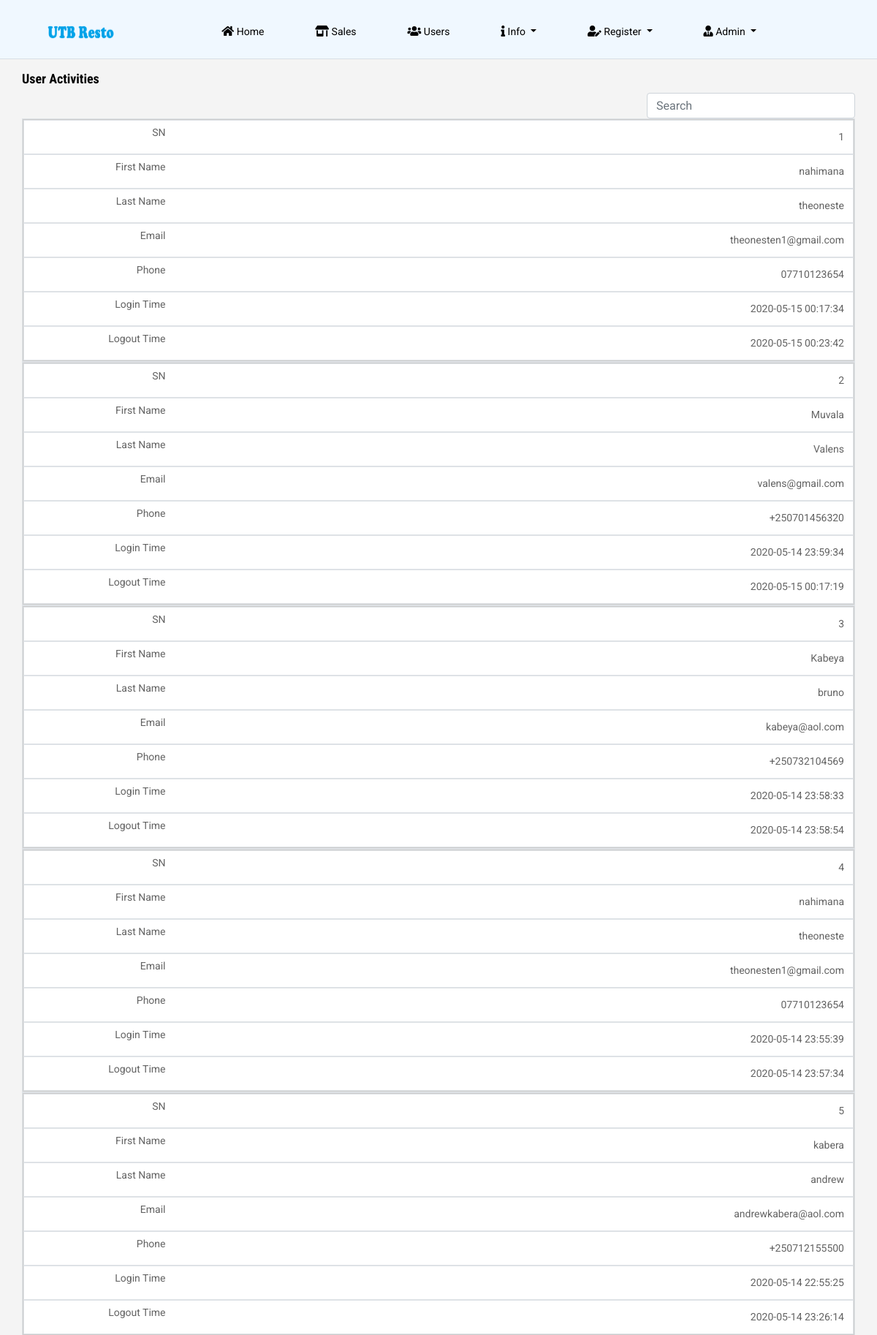
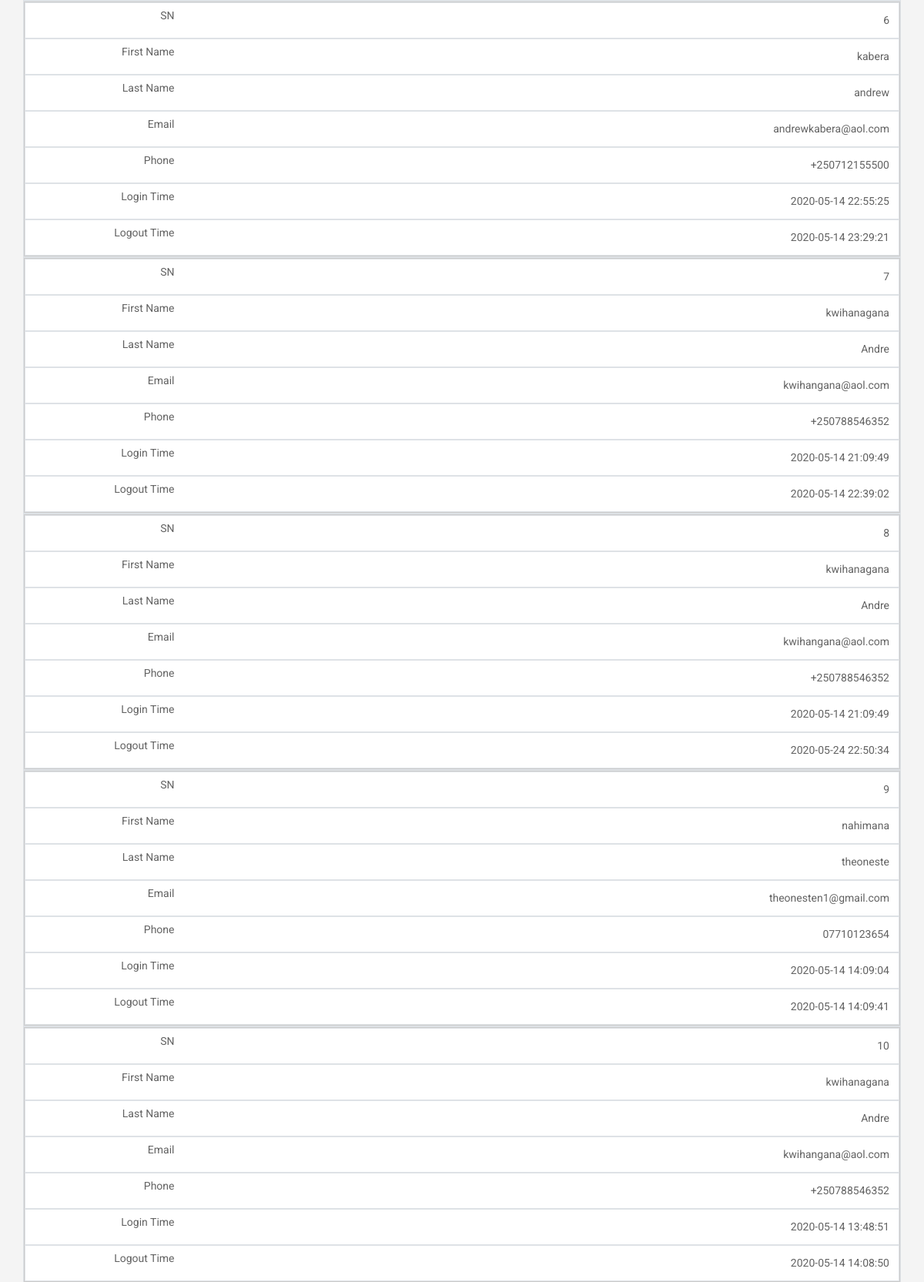
The app's page /log.php (signed in, upper part) with its own data (2 pictures, top to bottom).
### tables this page shows
CREATE TABLE `user_logout` (
  `logout_id` int(11) NOT NULL,
  `user_fname` varchar(20) DEFAULT NULL,
  `user_lname` varchar(20) DEFAULT NULL,
  `user_email` varchar(30) DEFAULT NULL,
  `user_phone` varchar(13) DEFAULT NULL,
  `user_username` varchar(20) DEFAULT NULL,
  `activity_id` int(11) DEFAULT NULL,
  `register_date` timestamp NOT NULL DEFAULT CURRENT_TIMESTAMP ON UPDATE CURRENT_TIMESTAMP
);

CREATE TABLE `users_activity` (
  `activity_id` int(11) NOT NULL,
  `user_fname` varchar(20) NOT NULL,
  `user_lname` varchar(20) NOT NULL,
  `user_email` varchar(50) NOT NULL,
  `user_phone` varchar(13) NOT NULL,
  `user_username` varchar(20) NOT NULL,
  `user_id` int(11) NOT NULL,
  `register_date` timestamp NOT NULL DEFAULT CURRENT_TIMESTAMP ON UPDATE CURRENT_TIMESTAMP
);

### log.php (the view, shortened to what this page needs)
<!doctype html>
<html lang="en">
<?php
include('config.php');
$session = $_SESSION['name'];
$sel_admin = mysqli_query($con, "select user_type,status from admin where admin_name = '$session'");
while($row = mysqli_fetch_array($sel_admin)){
   $user_type = $row['user_type'];
    $status = $row['status'];
}
if(!$_SESSION['name']){
header("location: index.php");
}
else if($user_type != 'admin'){
header("location: no-access.php");
}
else if( $status != 'Active'){
    header("location: access-revoked.php");
}
else{
?>
<head>
    <link rel="stylesheet" href="css/bootstrap.min.css">
    <link rel="stylesheet" href="css/animate.css">
    <link rel="stylesheet" href="css/owl.carousel.min.css">
    <link rel="stylesheet" href="css/all.css">
    <link rel="stylesheet" href="css/flaticon.css">
    <link rel="stylesheet" href="css/themify-icons.css">
    <link rel="stylesheet" href="css/magnific-popup.css">
    <link rel="stylesheet" href="css/slick.css">
    <link rel="stylesheet" href="css/style.css">
    <link rel="stylesheet" href="./charts/css/log.css">
  <link href="https://maxcdn.bootstrapcdn.com/font-awesome/latest/css/font-awesome.min.css" rel="stylesheet">
</head>
<body>
<div id="container">
    <div class="head-color">
   <header class="main_menu home_menu">
        <div class="container-fluid">
            <div class="row align-items-center justify-content-center">
                <div class="col-lg-11">
                    <nav class="navbar navbar-expand-lg navbar-light">
                        <a class="navbar-brand" href="home.php"> <img src="img/logo3.png" width="92px" height="21px" alt="logo"> </a>
                        <div class="collapse navbar-collapse main-menu-item" id="navbarSupportedContent">
                            <ul class="navbar-nav">
                                <li class="nav-item">
                                    <a class="nav-link" href="home.php">
                                    <i class="fas fa-home"></i> Home</a>
                                </li>
                                <li class="nav-item">
                                    <a class="nav-link" href="payment.php"><i class="fas fa-store-alt"></i> Sales</a>
                                </li>
                                <li class="nav-item">
                                    <a class="nav-link" href="users.php"><i class="fas fa-users"></i> Users</a>
                                </li>
                                <li class="nav-item dropdown">
                                    <a class="nav-link dropdown-toggle" href="" id="navbarDropdown_2"
                                        role="button" data-toggle="dropdown" aria-haspopup="true" aria-expanded="false">
                                        <i class="fas fa-info"></i> Info
                                    </a>
                                </li>
                                <li class="nav-item dropdown">
                                    <a class="nav-link dropdown-toggle" href="" id="navbarDropdown_2"
                                        role="button" data-toggle="dropdown" aria-haspopup="true" aria-expanded="false">
                                        <i class="fas fa-user-edit"></i> Register
                                    </a>
                                </li>
                                <li class="nav-item dropdown">
                                    <a class="nav-link dropdown-toggle" href="" id="navbarDropdown_2"
                                        role="button" data-toggle="dropdown" aria-haspopup="true" aria-expanded="false">
                                        <i class="fas fa-user-tie"></i> <?php echo $_SESSION['name']; ?>
                                    </a>
                                </li>
                            </ul>
                        </div>
                    </nav>
                </div>
            </div>
        </div>
    </header>
    <hr>
   </div>
<div id="page" class="clearfix">
<div class="container col-sm-10 col-md-10 col-lg-10">
<h4><strong>User Activities</strong></h4>
        <div class="row">
        <div class="col-lg-12">
     <div class="form-group">
           <form>
           <input type="text" class="form-control pull-right" style="width:25%; height: 35px;" id="search" placeholder="Search">
          </form>
     </div>
 <table class="table-bordered table pull-right" id="mytable" cellspacing="0" style="width: 100%;">
  <?php
        if (isset($_GET['pageno'])) {
            $pageno = $_GET['pageno'];
        } else {
            $pageno = 1;
        }
        $no_of_records_per_page = 50;
        $offset = ($pageno-1) * $no_of_records_per_page;
        $sql = "SELECT * FROM users_activity order by register_date DESC  LIMIT $offset, $no_of_records_per_page";
        $res_data = mysqli_query($con,$sql);
        $i = 0;
        while($row = mysqli_fetch_array($res_data)){
                     $fname = $row['user_fname'];
                     $lname = $row['user_lname'];
                     $email = $row['user_email'];
                     $phone = $row['user_phone'];
                     $date = $row['register_date'];
                     $act_id =$row['activity_id'];
            $sel_out = mysqli_query($con, "select * from user_logout where activity_id = '$act_id' order by activity_id DESC");
            while($row = mysqli_fetch_array($sel_out)){
                    $out = $row['register_date'];
                    $i++;
    ?>
  <tbody>
  <tr style="text-align: right;">
             <td><?php echo $i; ?></td>
                <td style="text-transform: capitalize;"><?php echo $fname; ?></td>
                <td style="text-transform: capitalize;"><?php echo $lname; ?></td>
                <td ><?php echo $email; ?></td>
                <td><?php echo $phone; ?></td>
                <td><?php echo $date; ?></td>
                <td><?php echo $out; ?></td>
            </tr>
  </tbody>
  <?php } } ?>
</table>
</div>
    </div>
</div>
<br>
</div>
</body>
</html>
<?php include('auto_logout.php'); } ?>

### css/all.css (style rules this page uses)
.fa, .fas, .far, .fal, .fab { -moz-osx-font-smoothing: grayscale; -webkit-font-smoothing: antialiased; display: inline-block; font-style: normal; font-variant: normal; text-rendering: auto; line-height: 1; }
.fa-home:before { content: "\f015"; }
.fa-info:before { content: "\f129"; }
.fa-store-alt:before { content: "\f54f"; }
.fa-user-edit:before { content: "\f4ff"; }
.fa-user-tie:before { content: "\f508"; }
.fa-users:before { content: "\f0c0"; }
.fa, .fas { font-family: 'Font Awesome 5 Free'; font-weight: 900; }

### charts/css/log.css (style rules this page uses)
@media only screen and (max-width: 760px),
(min-device-width: 768px) and (max-device-width: 1024px) { table, thead, tbody, th, td, tr { display: block; } }
@media only screen and (max-width: 760px),
(min-device-width: 768px) and (max-device-width: 1024px) { tr { border: 1px solid #ccc; } }
@media only screen and (max-width: 760px),
(min-device-width: 768px) and (max-device-width: 1024px) { td { border: none; border-bottom: 1px solid #eee; position: relative; padding-left: 50%; color: black; } }
@media only screen and (max-width: 760px),
(min-device-width: 768px) and (max-device-width: 1024px) { td:before { position: absolute; top: 6px; left: 10px; width: 25%; padding-right: 100px; white-space: nowrap; } }
@media only screen and (max-width: 760px),
(min-device-width: 768px) and (max-device-width: 1024px) { td:nth-of-type(1):before { content: "SN"; } }
@media only screen and (max-width: 760px),
(min-device-width: 768px) and (max-device-width: 1024px) { td:nth-of-type(2):before { content: "First Name"; } }
@media only screen and (max-width: 760px),
(min-device-width: 768px) and (max-device-width: 1024px) { td:nth-of-type(3):before { content: "Last Name"; } }
@media only screen and (max-width: 760px),
(min-device-width: 768px) and (max-device-width: 1024px) { td:nth-of-type(4):before { content: "Email"; } }
@media only screen and (max-width: 760px),
(min-device-width: 768px) and (max-device-width: 1024px) { td:nth-of-type(5):before { content: "Phone"; } }
@media only screen and (max-width: 760px),
(min-device-width: 768px) and (max-device-width: 1024px) { td:nth-of-type(6):before { content: "Login Time"; } }
@media only screen and (max-width: 760px),
(min-device-width: 768px) and (max-device-width: 1024px) { td:nth-of-type(7):before { content: "Logout Time"; } }

### log.php (style rules this page uses)
td, th { padding: 10px; }
td { color: #636363; border: 1px solid #dddfe1; }
tr { background-color: #f9fafb; }
tr:nth-child(odd) { background-color: #ffffff; }
.head-color { background-color: aliceblue; }
header { height: 8vh; }
hr { color: rgb(13, 99, 175); }
html,body { margin: 0; padding:0; height: 100%; }
#container { min-height:100%; height: auto !important; height: 100%; position: relative; }
#page { margin: 0 auto; padding-bottom: 100px; }

### records on screen
user_logout: activity.user_fname "Nahimana", activity.user_lname "Theoneste", activity.user_email "theonesten1@gmail.com", activity.user_phone "07710123654", activity.register_date "2020-05-15 00:17:34", register_date "2020-05-15 00:23:42"
user_logout: activity.user_fname "Muvala", activity.user_lname "Valens", activity.user_email "valens@gmail.com", activity.user_phone "+250701456320", activity.register_date "2020-05-14 23:59:34", register_date "2020-05-15 00:17:19"
user_logout: activity.user_fname "Kabeya", activity.user_lname "Bruno", activity.user_email "kabeya@aol.com", activity.user_phone "+250732104569", activity.register_date "2020-05-14 23:58:33", register_date "2020-05-14 23:58:54"
user_logout: activity.user_fname "Nahimana", activity.user_lname "Theoneste", activity.user_email "theonesten1@gmail.com", activity.user_phone "07710123654", activity.register_date "2020-05-14 23:55:39", register_date "2020-05-14 23:57:34"
user_logout: activity.user_fname "Kabera", activity.user_lname "Andrew", activity.user_email "andrewkabera@aol.com", activity.user_phone "+250712155500", activity.register_date "2020-05-14 22:55:25", register_date "2020-05-14 23:26:14"
user_logout: activity.user_fname "Kabera", activity.user_lname "Andrew", activity.user_email "andrewkabera@aol.com", activity.user_phone "+250712155500", activity.register_date "2020-05-14 22:55:25", register_date "2020-05-14 23:29:21"
user_logout: activity.user_fname "Kwihanagana", activity.user_lname "Andre", activity.user_email "kwihangana@aol.com", activity.user_phone "+250788546352", activity.register_date "2020-05-14 21:09:49", register_date "2020-05-14 22:39:02"
user_logout: activity.user_fname "Kwihanagana", activity.user_lname "Andre", activity.user_email "kwihangana@aol.com", activity.user_phone "+250788546352", activity.register_date "2020-05-14 21:09:49", register_date "2020-05-24 22:50:34"
user_logout: activity.user_fname "Nahimana", activity.user_lname "Theoneste", activity.user_email "theonesten1@gmail.com", activity.user_phone "07710123654", activity.register_date "2020-05-14 14:09:04", register_date "2020-05-14 14:09:41"
user_logout: activity.user_fname "Kwihanagana", activity.user_lname "Andre", activity.user_email "kwihangana@aol.com", activity.user_phone "+250788546352", activity.register_date "2020-05-14 13:48:51", register_date "2020-05-14 14:08:50"

### other values on screen
$_SESSION['name'] "Admin"
